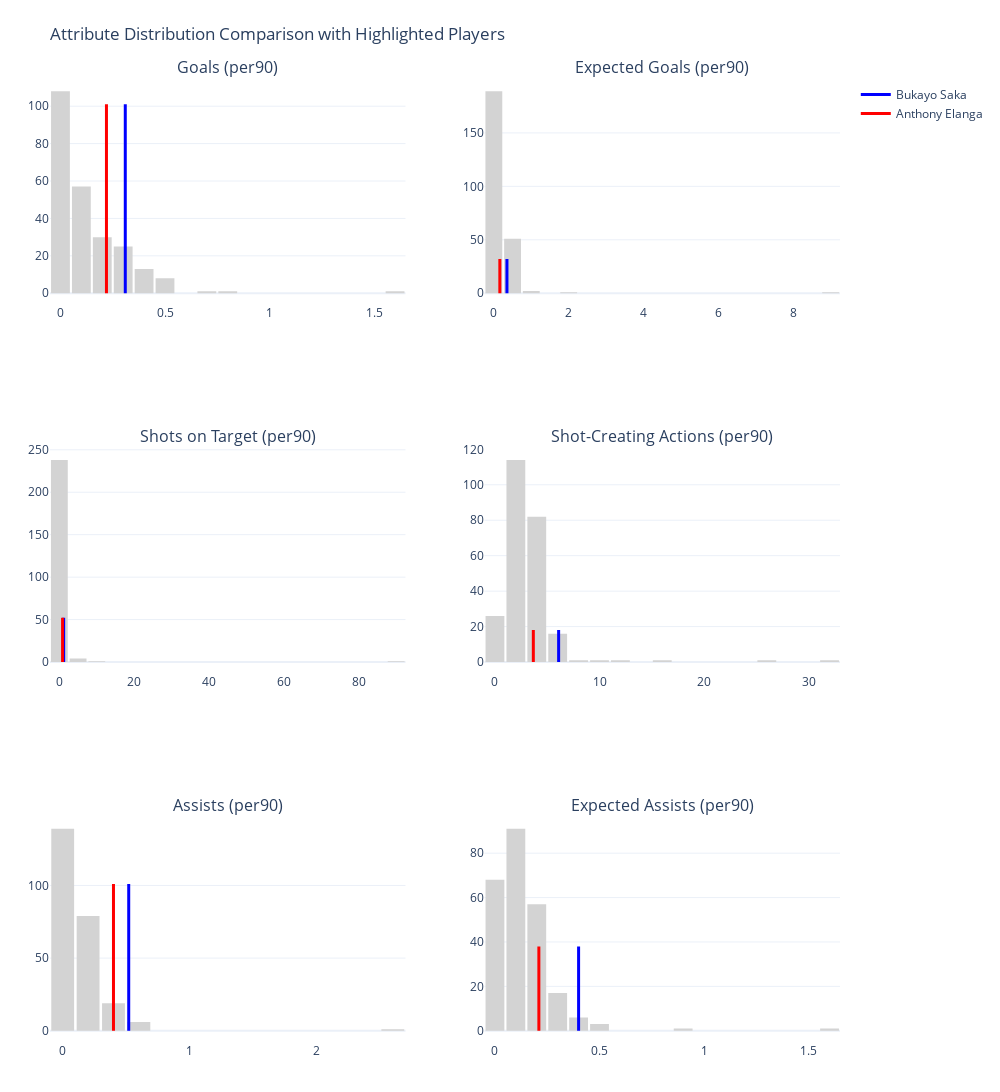

The cell this chart's notebook holds for it:
### Code cell
plot_two_players_histograms(attacking_attributes90_df, attacking_attributes90, 'Bukayo Saka', 'Anthony Elanga',pos_filter='MF')

### Figure 1 — Plotly figure (JSON) as saved in the notebook; plotly's stock layout.template omitted (floating-point values rounded to 4 significant figures; data arrays with more than 128 entries replaced by an {"elided": "..."} marker saying what was removed)
{"data": [{"marker": {"color": "lightgrey"}, "name": "All Players", "nbinsx": 20, "showlegend": false, "type": "histogram", "x": {"elided": "244 float values"}, "xaxis": "x", "yaxis": "y"}, {"hovertemplate": "<b>Bukayo Saka</b>: 0.31<extra></extra>", "line": {"color": "blue", "width": 3}, "mode": "lines", "name": "Bukayo Saka", "showlegend": true, "type": "scatter", "x": [0.31, 0.31], "xaxis": "x", "y": [0, 101], "yaxis": "y"}, {"hovertemplate": "<b>Anthony Elanga</b>: 0.22<extra></extra>", "line": {"color": "red", "width": 3}, "mode": "lines", "name": "Anthony Elanga", "showlegend": true, "type": "scatter", "x": [0.22, 0.22], "xaxis": "x", "y": [0, 101], "yaxis": "y"}, {"marker": {"color": "lightgrey"}, "name": "All Players", "nbinsx": 20, "showlegend": false, "type": "histogram", "x": {"elided": "244 float values"}, "xaxis": "x2", "yaxis": "y2"}, {"hovertemplate": "<b>Bukayo Saka</b>: 0.35<extra></extra>", "line": {"color": "blue", "width": 3}, "mode": "lines", "showlegend": false, "type": "scatter", "x": [0.35, 0.35], "xaxis": "x2", "y": [0, 32], "yaxis": "y2"}, {"hovertemplate": "<b>Anthony Elanga</b>: 0.16<extra></extra>", "line": {"color": "red", "width": 3}, "mode": "lines", "showlegend": false, "type": "scatter", "x": [0.16, 0.16], "xaxis": "x2", "y": [0, 32], "yaxis": "y2"}, {"marker": {"color": "lightgrey"}, "name": "All Players", "nbinsx": 20, "showlegend": false, "type": "histogram", "x": {"elided": "244 float values"}, "xaxis": "x3", "yaxis": "y3"}, {"hovertemplate": "<b>Bukayo Saka</b>: 1.15<extra></extra>", "line": {"color": "blue", "width": 3}, "mode": "lines", "showlegend": false, "type": "scatter", "x": [1.15, 1.15], "xaxis": "x3", "y": [0, 52], "yaxis": "y3"}, {"hovertemplate": "<b>Anthony Elanga</b>: 0.86<extra></extra>", "line": {"color": "red", "width": 3}, "mode": "lines", "showlegend": false, "type": "scatter", "x": [0.86, 0.86], "xaxis": "x3", "y": [0, 52], "yaxis": "y3"}, {"marker": {"color": "lightgrey"}, "name": "All Players", "nbinsx": 20, "showlegend": false, "type": "histogram", "x": {"elided": "244 float values"}, "xaxis": "x4", "yaxis": "y4"}, {"hovertemplate": "<b>Bukayo Saka</b>: 6.09<extra></extra>", "line": {"color": "blue", "width": 3}, "mode": "lines", "showlegend": false, "type": "scatter", "x": [6.09, 6.09], "xaxis": "x4", "y": [0, 18], "yaxis": "y4"}, {"hovertemplate": "<b>Anthony Elanga</b>: 3.67<extra></extra>", "line": {"color": "red", "width": 3}, "mode": "lines", "showlegend": false, "type": "scatter", "x": [3.67, 3.67], "xaxis": "x4", "y": [0, 18], "yaxis": "y4"}, {"marker": {"color": "lightgrey"}, "name": "All Players", "nbinsx": 20, "showlegend": false, "type": "histogram", "x": {"elided": "244 float values"}, "xaxis": "x5", "yaxis": "y5"}, {"hovertemplate": "<b>Bukayo Saka</b>: 0.52<extra></extra>", "line": {"color": "blue", "width": 3}, "mode": "lines", "showlegend": false, "type": "scatter", "x": [0.52, 0.52], "xaxis": "x5", "y": [0, 101], "yaxis": "y5"}, {"hovertemplate": "<b>Anthony Elanga</b>: 0.40<extra></extra>", "line": {"color": "red", "width": 3}, "mode": "lines", "showlegend": false, "type": "scatter", "x": [0.4, 0.4], "xaxis": "x5", "y": [0, 101], "yaxis": "y5"}, {"marker": {"color": "lightgrey"}, "name": "All Players", "nbinsx": 20, "showlegend": false, "type": "histogram", "x": {"elided": "244 float values"}, "xaxis": "x6", "yaxis": "y6"}, {"hovertemplate": "<b>Bukayo Saka</b>: 0.40<extra></extra>", "line": {"color": "blue", "width": 3}, "mode": "lines", "showlegend": false, "type": "scatter", "x": [0.4, 0.4], "xaxis": "x6", "y": [0, 38], "yaxis": "y6"}, {"hovertemplate": "<b>Anthony Elanga</b>: 0.21<extra></extra>", "line": {"color": "red", "width": 3}, "mode": "lines", "showlegend": false, "type": "scatter", "x": [0.21, 0.21], "xaxis": "x6", "y": [0, 38], "yaxis": "y6"}], "layout": {"annotations": [{"font": {"size": 16}, "showarrow": false, "text": "Goals (per90)", "x": 0.225, "xanchor": "center", "xref": "paper", "y": 1.0, "yanchor": "bottom", "yref": "paper"}, {"font": {"size": 16}, "showarrow": false, "text": "Expected Goals (per90)", "x": 0.775, "xanchor": "center", "xref": "paper", "y": 1.0, "yanchor": "bottom", "yref": "paper"}, {"font": {"size": 16}, "showarrow": false, "text": "Shots on Target (per90)", "x": 0.225, "xanchor": "center", "xref": "paper", "y": 0.6167, "yanchor": "bottom", "yref": "paper"}, {"font": {"size": 16}, "showarrow": false, "text": "Shot-Creating Actions (per90)", "x": 0.775, "xanchor": "center", "xref": "paper", "y": 0.6167, "yanchor": "bottom", "yref": "paper"}, {"font": {"size": 16}, "showarrow": false, "text": "Assists (per90)", "x": 0.225, "xanchor": "center", "xref": "paper", "y": 0.2333, "yanchor": "bottom", "yref": "paper"}, {"font": {"size": 16}, "showarrow": false, "text": "Expected Assists (per90)", "x": 0.775, "xanchor": "center", "xref": "paper", "y": 0.2333, "yanchor": "bottom", "yref": "paper"}], "bargap": 0.1, "height": 1200, "margin": {"b": 50, "l": 50, "r": 50, "t": 80}, "showlegend": true, "title": {"text": "Attribute Distribution Comparison with Highlighted Players"}, "width": 1000, "xaxis": {"anchor": "y", "domain": [0, 0.45]}, "xaxis2": {"anchor": "y2", "domain": [0.55, 1]}, "xaxis3": {"anchor": "y3", "domain": [0, 0.45]}, "xaxis4": {"anchor": "y4", "domain": [0.55, 1]}, "xaxis5": {"anchor": "y5", "domain": [0, 0.45]}, "xaxis6": {"anchor": "y6", "domain": [0.55, 1]}, "yaxis": {"anchor": "x", "domain": [0.7667, 1.0]}, "yaxis2": {"anchor": "x2", "domain": [0.7667, 1.0]}, "yaxis3": {"anchor": "x3", "domain": [0.3833, 0.6167]}, "yaxis4": {"anchor": "x4", "domain": [0.3833, 0.6167]}, "yaxis5": {"anchor": "x5", "domain": [0, 0.2333]}, "yaxis6": {"anchor": "x6", "domain": [0, 0.2333]}}}
